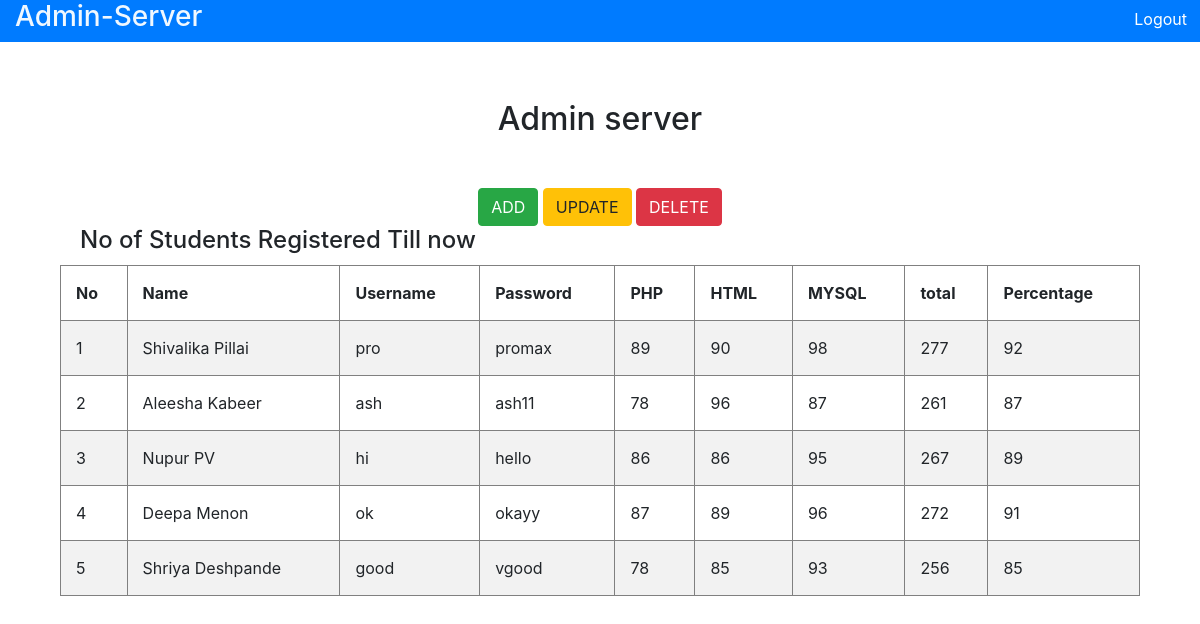
The app's page /admin.php with its own data.
### tables this page shows
CREATE TABLE `student_data` (
  `id` int(11) NOT NULL,
  `Firstname` text NOT NULL,
  `Lastname` text NOT NULL,
  `Email` text NOT NULL,
  `Userid` text NOT NULL,
  `Password` text NOT NULL,
  `PHP` int(11) NOT NULL,
  `HTML` int(11) NOT NULL,
  `MYSQL` int(11) NOT NULL,
  `Total` int(11) NOT NULL,
  `Percentage` decimal(10,0) NOT NULL
);

### admin.php (the view, shortened to what this page needs)
<!DOCTYPE html>
<html lang="en" dir="ltr">
  <head>
    <link rel="stylesheet" href="https://maxcdn.bootstrapcdn.com/bootstrap/4.0.0/css/bootstrap.min.css">
  </head>
  <body>
    <nav>
      <nav class="nav navbar-dark navbar-expand-sm fixed-top bg-primary">
        <div class="container">
          <h3 style="color: aliceblue;">Admin-Server</h3>
        </div>
        <form class="" action="admin.php" method="post">
          <a class="btn btn-primary" href="logout.php" role="button">Logout</a>
        </form>
      </nav>
    </nav>
    <h2 align="center" style="margin-top:100px;">Admin server</h2>
    <div class="access_button" align="center" style="margin-top:50px;">
      <button type="submit" class="btn btn-success" name="add" id="openstudent" data-toggle="modal" data-target="#addstudents">ADD</button>
      <button type="submit" class="btn btn-warning" name="update" id="openupdate"data-toggle="modal" data-target="#updatemarks">UPDATE</button>
      <button type="submit" class="btn btn-danger" name="delete"data-toggle="modal" data-target="#deleterecord">DELETE</button>
    </div>
  </body>
</html>
<?php
$username = "root";
$password = "";
$db="studentportal";
$conn = mysqli_connect("localhost", $username, $password,$db) or die(mysqli_connect_error());
mysqli_select_db($conn,$db) or die(mysqli_error($conn));
$sql2=" SELECT * FROM `student_data` ";
$check2=mysqli_query($conn,$sql2);
$getrows=mysqli_num_rows($check2);
echo "
<h4 style=\"margin-left:80px;\">No of Students Registered Till now</h4>
<style>
th,td{
  padding: 15px;
  text-align: left;
}
tr:nth-child(even) {background-color: #f2f2f2;}
</style>
<table border =1 align=\"center\" style=\" margin-top:10px; width:90%;\">
<tr>
<th>No</th>
<th>Name</th>
<th>Username</th>
<th>Password</th>
<th>PHP</th>
<th>HTML</th>
<th>MYSQL</th>
<th>total</th>
<th>Percentage</th>
</tr>";
if($getrows!=0){
  while($rows=mysqli_fetch_assoc($check2))
  {
    echo "
    <tr>
    <td>" . $rows['id'] . "</td>
    <td>" . $rows['Firstname']. "  " . $rows['Lastname'] . "</td>
    <td>" . $rows['Userid'] . "</td>
    <td>" . $rows['Password'] . "</td>
    <td>" . $rows['PHP']  . "</td>
    <td>" . $rows['HTML'] . "</td>
    <td>" . $rows['MYSQL'] . "</td>
    <td>" . $rows['Total'] . "</td>
    <td>" . $rows['Percentage']  . "</td>
    </tr>";
  }
echo "</table>";
}
 ?>

### admin.php (style rules this page uses)
th,td { padding: 15px; text-align: left; }
tr:nth-child(even) { background-color: #f2f2f2; }

### records on screen
student_data: id "1", Firstname "Shivalika", Lastname "Pillai", Userid "pro", Password "promax", PHP "89", HTML "90", MYSQL "98", Total "277", Percentage "92"
student_data: id "2", Firstname "Aleesha", Lastname "Kabeer", Userid "ash", Password "ash11", PHP "78", HTML "96", MYSQL "87", Total "261", Percentage "87"
student_data: id "3", Firstname "Nupur", Lastname "PV", Userid "hi", Password "hello", PHP "86", HTML "86", MYSQL "95", Total "267", Percentage "89"
student_data: id "4", Firstname "Deepa", Lastname "Menon", Userid "ok", Password "okayy", PHP "87", HTML "89", MYSQL "96", Total "272", Percentage "91"
student_data: id "5", Firstname "Shriya", Lastname "Deshpande", Userid "good", Password "vgood", PHP "78", HTML "85", MYSQL "93", Total "256", Percentage "85"
